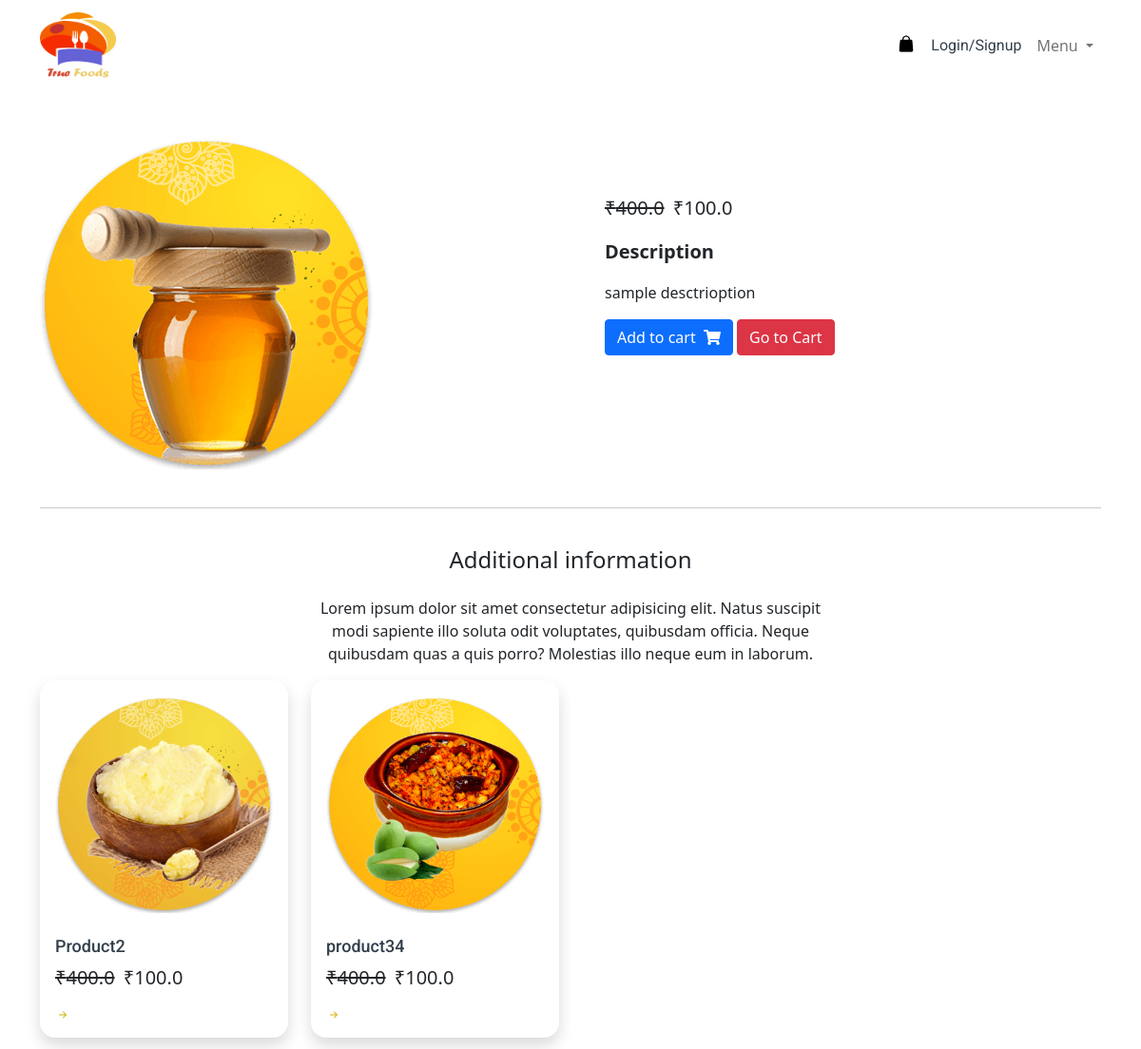
The app's page /detail/product1 with its own data.
### core/models.py (models this page shows, shortened)
class Item(models.Model):
    title = models.CharField(max_length=100)
    price = models.FloatField()
    discount_price = models.FloatField(blank=True, null=True)
    category = models.CharField(choices=CATEGORY_CHOICES, max_length=10)
    label = models.CharField(choices=LABEL_CHOICES, max_length=10)
    slug = models.SlugField()
    description = models.TextField()
    image = models.ImageField(upload_to='media/images')
    def get_add_to_cart_url(self):
        return reverse("core:add-to-cart", kwargs={
            'slug': self.slug
        })

### core/views.py (the view)
# urls.py: path('detail/<slug>',detail,name="detail")
def detail(request,slug):
    item=Item.objects.filter(slug=slug).first()
    related_items=None
    if(item):
        related_items=Item.objects.filter(category=item.category).all()
        related_items = related_items.exclude(id=item.id)
    else:
        related_items=None
    return render(request,'core/detail.html',context={'object':item,'related_items':related_items})

### core/templates/core/detail.html (shortened to what this page needs)
{% load static %}
<html>
<head>
    <link rel="stylesheet" href="{% static '/css/foodmunch.css'%}">
    <link rel="stylesheet" href="https://stackpath.bootstrapcdn.com/bootstrap/4.5.2/css/bootstrap.min.css"/>
    <link rel="stylesheet" href="{% static '/css/foodmunch.css'%}">
    <link rel="stylesheet" href=""{% static '/css/mdb.dark.min.css'%}>
    <link rel="stylesheet" href=""{% static '/css/mdb.dark.rtl.min.css'%}>
    <link rel="stylesheet" href=""{% static '/css/mdb.min.css'%}>
    <link rel="stylesheet" href=""{% static '/css/mdb.rtl.min.css'%}>
</head>
<body>
    {% include 'accounts/navbarmain.html' %}
    <br>
    <main class="mt-5 pt-4">
      <div class="container dark-grey-text mt-5">
        <div class="row wow fadeIn">
          <div class="col-md-6 mb-4">
            <img src="{{object.image.url}}" class="img-fluid" alt="test image
            ">
          </div>
          <div class="col-md-6 mb-4">
            <div class="p-4">
              <div class="mb-3">
                <a href="">
                  <span class="badge purple mr-1">{{ object.get_category_display }}</span>
                </a>
              </div>
              <p class="lead">
                {% if object.discount_price %}
                <span class="mr-1">
                  <del>₹{{ object.price }}</del>
                </span>
                <span>₹{{ object.discount_price }}</span>
                {% else %}
                <span>₹{{ object.price }}</span>
                {% endif %}
              </p>
              <p class="lead font-weight-bold">Description</p>
              <p>{{ object.description }}</p>
              <a href="{{ object.get_add_to_cart_url }}" class="btn btn-primary btn-md my-0 p">
                Add to cart
                <i class="fas fa-shopping-cart ml-1"></i>
              </a>
              <a href="{% url 'core:order-summary' %}" class="btn btn-danger btn-md my-0 p">
                Go to Cart
              </a>
            </div>
          </div>
        </div>
        <hr>
        <div class="row d-flex justify-content-center wow fadeIn">
          <div class="col-md-6 text-center">
            <h4 class="my-4 h4">Additional information</h4>
            <p>Lorem ipsum dolor sit amet consectetur adipisicing elit. Natus suscipit modi sapiente illo soluta odit
              voluptates,
              quibusdam officia. Neque quibusdam quas a quis porro? Molestias illo neque eum in laborum.</p>
          </div>
        </div>
        {% if related_items %}
        <div class="row">
            {% for sweet in related_items %}
            <div class="col-12 col-md-6 col-lg-3">
                <a href="{% url 'core:detail' sweet.slug  %}">
              <div class="shadow menu-item-card p-3 mb-3">
                <img
                  src="{{sweet.image.url}}"
                  alt="{{sweet.image}}"
                  class="menu-item-image w-100"
                /></a>
                <h1 class="menu-card-title">{{sweet.title}}</h1>
                <p class="lead">
                    {% if object.discount_price %}
                    <span class="mr-1">
                      <del>₹{{ object.price }}</del>
                    </span>
                    <span>₹{{ object.discount_price }}</span>
                    {% else %}
                    <span>₹{{ object.price }}</span>
                    {% endif %}
                  </p>
                  <svg width="16px" height="16px" viewBox="0 0 16 16" class="bi bi-arrow-right-short" fill="#d0b200" xmlns="http://www.w3.org/2000/svg">
                    <path
                      fill-rule="evenodd"
                      d="M4 8a.5.5 0 0 1 .5-.5h5.793L8.146 5.354a.5.5 0 1 1 .708-.708l3 3a.5.5 0 0 1 0 .708l-3 3a.5.5 0 0 1-.708-.708L10.293 8.5H4.5A.5.5 0 0 1 4 8z"
                    />
                  </svg>
              </div>
            </div>
            {% endfor %}
        {% endif %}
    </main>

### static/css/foodmunch.css (style rules this page uses)
.menu-item-image { border-radius: 16px; }
.menu-card-title { color: #323f4b; font-family: "Roboto"; font-size: 18px; font-weight: 500; margin-top: 24px; }
.menu-item-card { border-radius: 16px; }

### records on screen
Item: image (picture), price "400.0", discount_price "100.0", description "sample desctrioption"
Item: image (picture), title "Product2"
Item: image (picture), title "product34"
